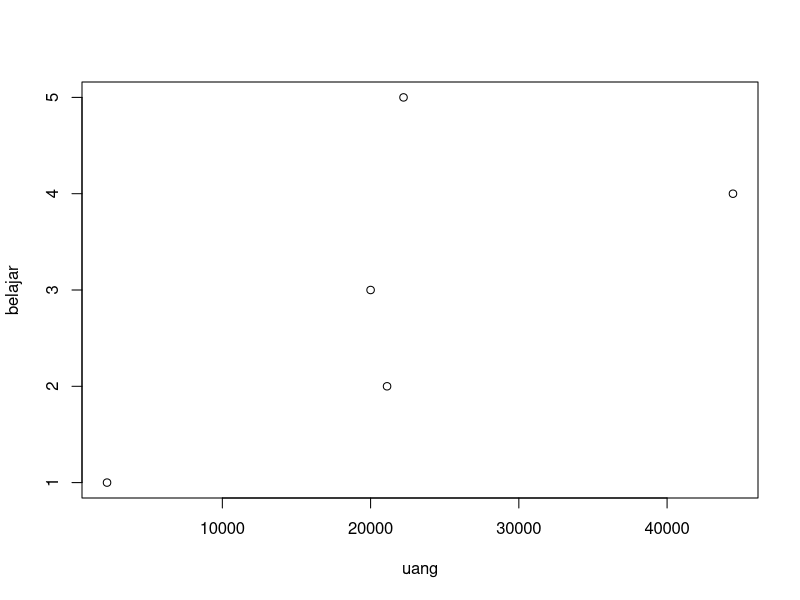

Source code (R):
nama = c('budi', 'mey', 'refi', 'mega', 'jimmy')
uang = c(20000, 21111, 2222, 44444, 22221)
belajar = c(3,2,1,4,5)
df = data.frame(nama, uang, belajar)
df
plot(uang,belajar)
